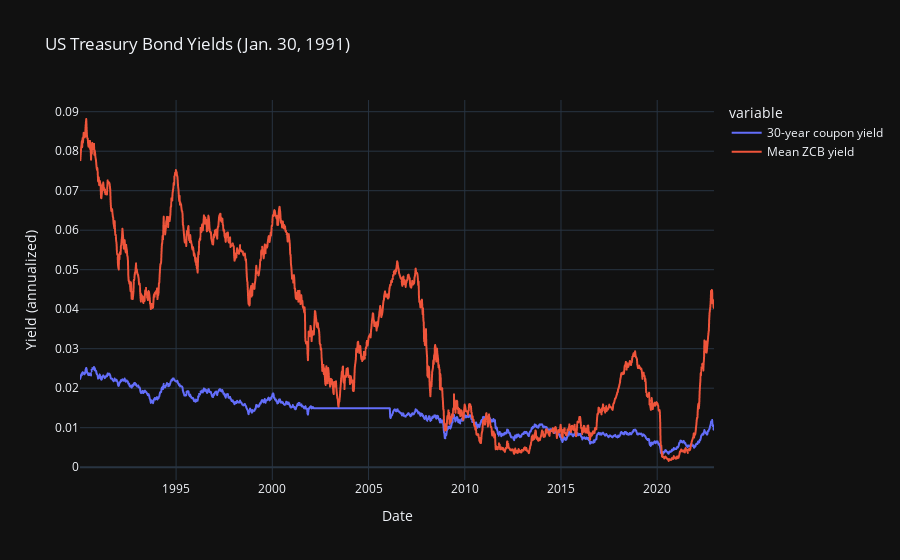

The notebook cell saved with this chart:
### Code cell
mean_vs_30_yc = (yc_monthly[['usa_30y']] / 360.).merge(
    mean_yield.to_frame('mean_zcb'),
    how='inner',
    left_index=True,
    right_index=True,
)
fig = px.line(
    mean_vs_30_yc.rename(columns={
        'usa_30y': '30-year coupon yield',
        'mean_zcb': 'Mean ZCB yield',
    }),
    template=plotly_template,
    labels={
        'value': 'Yield (annualized)',
        'index': 'Date',
    },
    title="US Treasury Bond Yields (Jan. 30, 1991)",
)
# fig.update_layout(showlegend=False)
fig

### Figure 1 — Plotly figure (JSON) as saved in the notebook; plotly's stock layout.template omitted (floating-point values rounded to 4 significant figures; data arrays with more than 128 entries replaced by an {"elided": "..."} marker saying what was removed)
{"data": [{"hovertemplate": "variable=30-year coupon yield<br>Date=%{x}<br>Yield (annualized)=%{y}<extra></extra>", "legendgroup": "30-year coupon yield", "line": {"color": "#636efa", "dash": "solid"}, "marker": {"symbol": "circle"}, "mode": "lines", "name": "30-year coupon yield", "showlegend": true, "type": "scattergl", "x": {"elided": "1714 str values"}, "xaxis": "x", "y": {"elided": "1714 float values"}, "yaxis": "y"}, {"hovertemplate": "variable=Mean ZCB yield<br>Date=%{x}<br>Yield (annualized)=%{y}<extra></extra>", "legendgroup": "Mean ZCB yield", "line": {"color": "#EF553B", "dash": "solid"}, "marker": {"symbol": "circle"}, "mode": "lines", "name": "Mean ZCB yield", "showlegend": true, "type": "scattergl", "x": {"elided": "1714 str values"}, "xaxis": "x", "y": {"elided": "1714 float values"}, "yaxis": "y"}], "layout": {"autosize": true, "legend": {"title": {"text": "variable"}, "tracegroupgap": 0}, "title": {"text": "US Treasury Bond Yields (Jan. 30, 1991)"}, "xaxis": {"anchor": "y", "autorange": true, "domain": [0, 1], "range": ["1990-01-03", "2022-12-14"], "title": {"text": "Date"}, "type": "date"}, "yaxis": {"anchor": "x", "autorange": true, "domain": [0, 1], "range": [-0.003243, 0.09297], "title": {"text": "Yield (annualized)"}, "type": "linear"}}}
